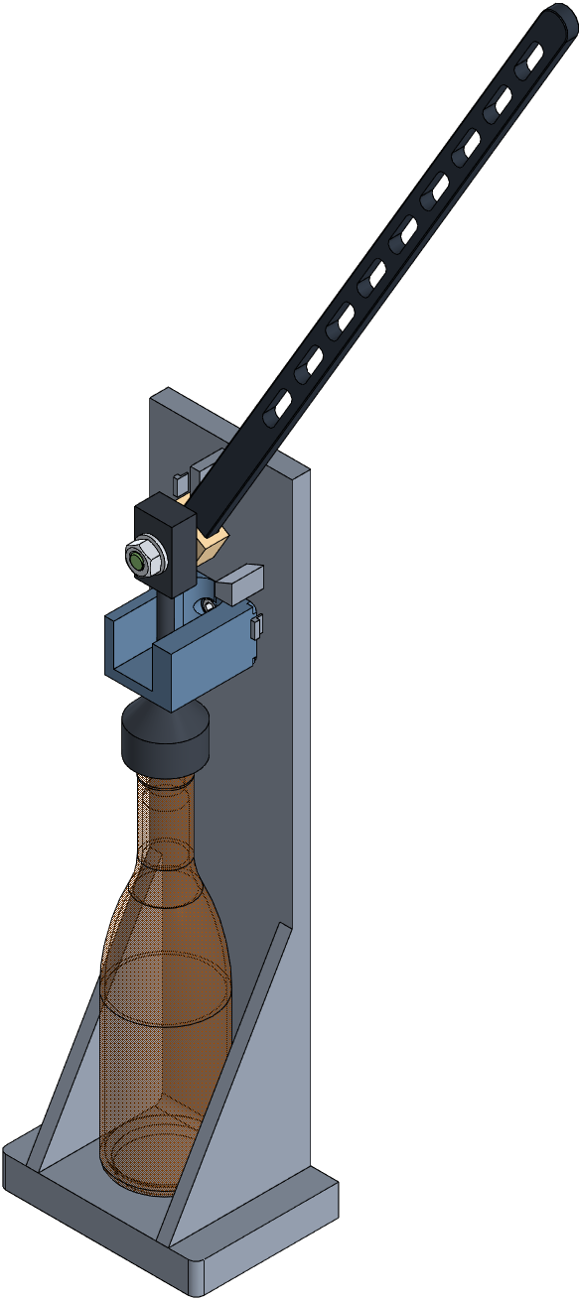
#> input picture курсовой/2026-11-21/инструкция/img_B/02_рукоять_вверху.png, 581 x 1300 px; its folder holds 4 pictures in this run
$ python fig20_b.py
#> lines starting #> are read from the running program, lines starting #| are printed output that depends on the picture
# -*- coding: utf-8 -*-
"""РПЗ вариант Б, рис. 20 «Крайние положения» — из сборки без планок (2026-11-21/инструкция/img_B). → _media/image21_Б.png"""
import os
from PIL import Image, ImageDraw, ImageFont
HERE = os.path.dirname(os.path.abspath(__file__))
IMG = os.path.join(HERE, "..", "..", "2026-11-21", "инструкция", "img_B")
F = ImageFont.truetype("C:/Windows/Fonts/arial.ttf", 34)
def trim(im):
    im = im.convert("RGB"); bb = Image.eval(im.convert("L"), lambda v: 255 if v < 245 else 0).getbbox(); p = 12
    return im.crop((max(bb[0]-p, 0), max(bb[1]-p, 0), min(bb[2]+p, im.width), min(bb[3]+p, im.height)))
c = Image.new("RGB", (1800, 1060), "white"); d = ImageDraw.Draw(c)
#> after `c = Image.new('RGB', (1800, 1060), 'white')`: c: PIL image 1800x1060 RGB; every value is 255
for i, (f, t) in enumerate((("02_рукоять_вверху", "рукоять вверху (φн = 59,47°)"), ("03_рукоять_внизу", "рукоять внизу (φк = 22,72°)"))):
    im = trim(Image.open(os.path.join(IMG, f + ".png"))); im.thumbnail((870, 980))
#> in trim, im is the input picture: PIL image 581x1300 RGB; mean R, G, B 212.7, 212.9, 214.2
#> in trim, `bb = Image.eval(im.convert('L'), lambda v: 255 if v < 245 else 0).getb`: bb = (2, 2, 579, 1298)
    c.paste(im, (i*900 + (900-im.width)//2, (1000-im.height)//2)); d.text((i*900 + (900-d.textlength(t, font=F))/2, 1008), t, fill="black", font=F)
#> after `c.paste(im, (i * 900 + (900 - im.width) // 2, (1000 - im.height) // 2)`:
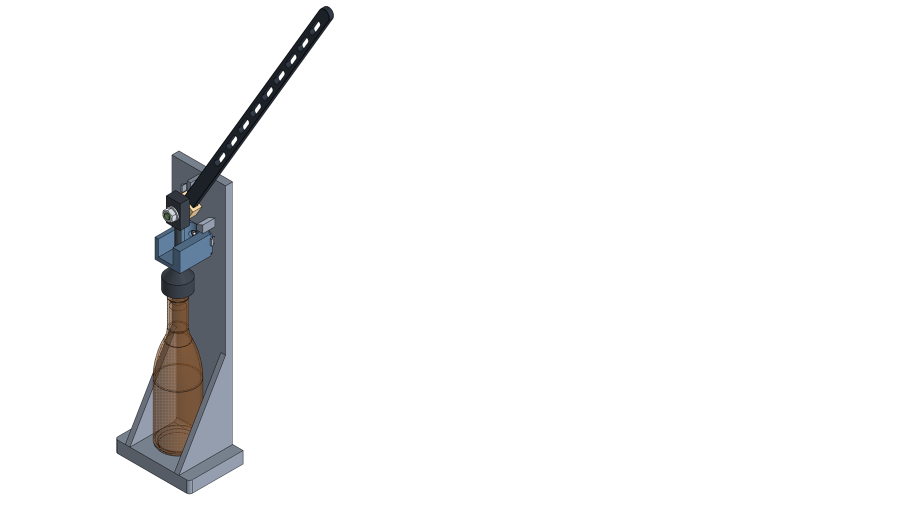
#> c: PIL image 1800x1060 RGB (shown at 1/2 size); mean R, G, B 245.5, 245.5, 245.8
#> pass 2 of the loop `for i, (f, t) in enumerate((("02_рукоять_вверху", "рукоять вверху (φн ..`:
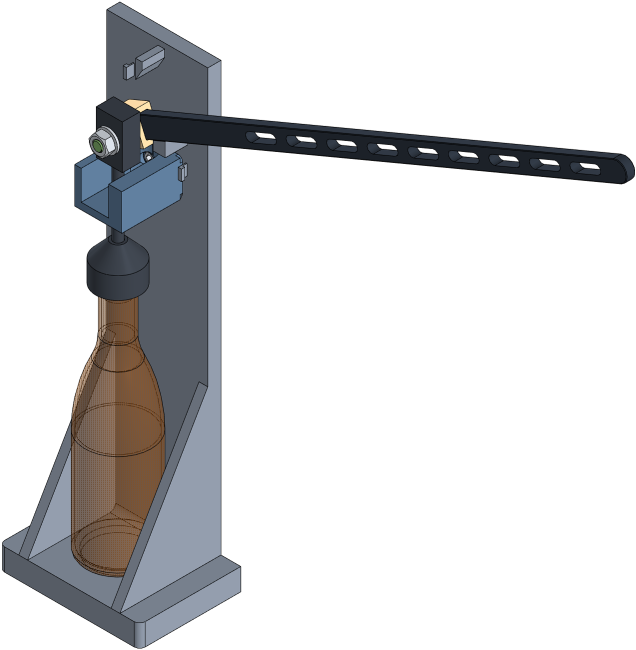
#> input picture курсовой/2026-11-21/инструкция/img_B/03_рукоять_внизу.png, 1272 x 1300 px (shown at 1/2 size)
#> in trim, im is the input picture: PIL image 1272x1300 RGB; mean R, G, B 215.8, 216.1, 217.3
#> `im.thumbnail((870, 980))`:
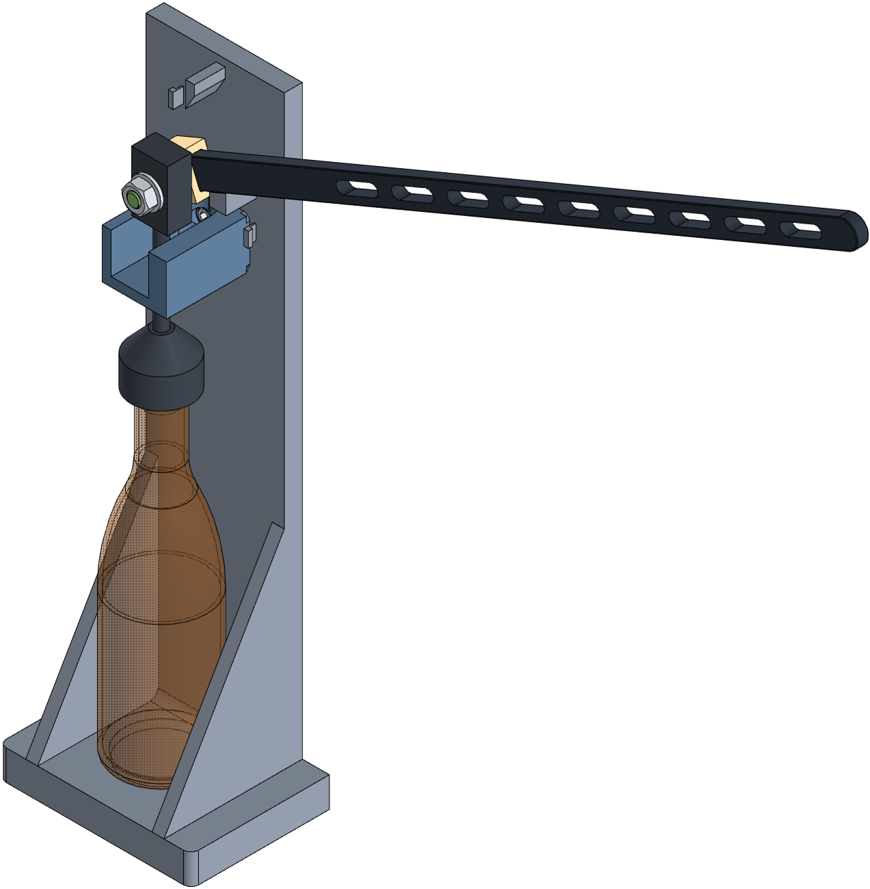
#> im: PIL image 870x889 RGB; mean R, G, B 215.8, 216.1, 217.3
#> `c.paste(im, (i * 900 + (900 - im.width) // 2, (1000 - im.height) // 2)`:
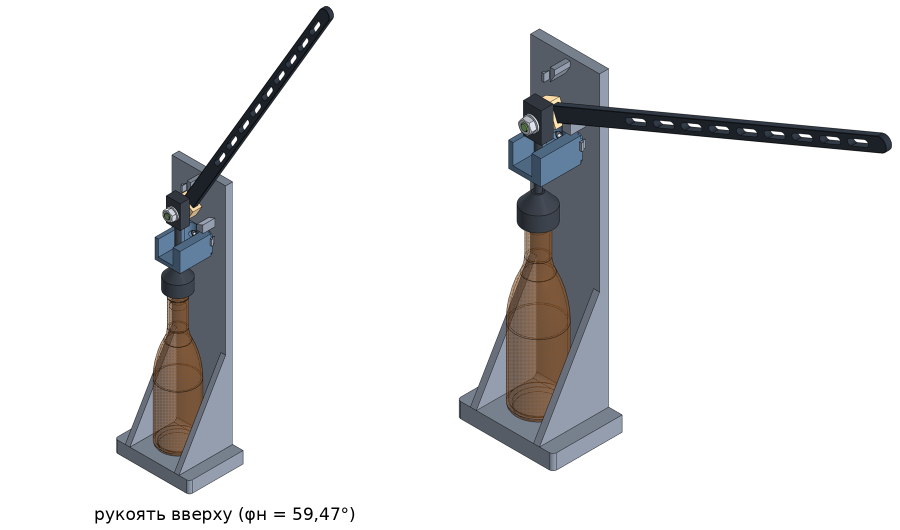
#> c: PIL image 1800x1060 RGB (shown at 1/2 size); mean R, G, B 229.1, 229.3, 230.1
c.save(os.path.join(HERE, "_media", "image21_Б.png")); print(c.size)
#> after `c.save(os.path.join(HERE, '_media', 'image21_Б.png'))`:
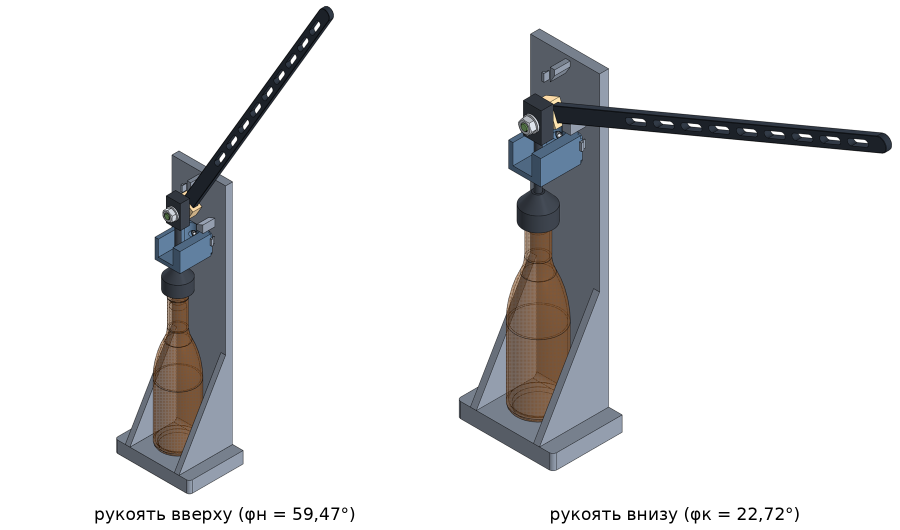
#> saved as image21_Б.png: PIL image 1800x1060 RGB (shown at 1/2 size); mean R, G, B 228.7, 228.9, 229.7
#| (1800, 1060)
